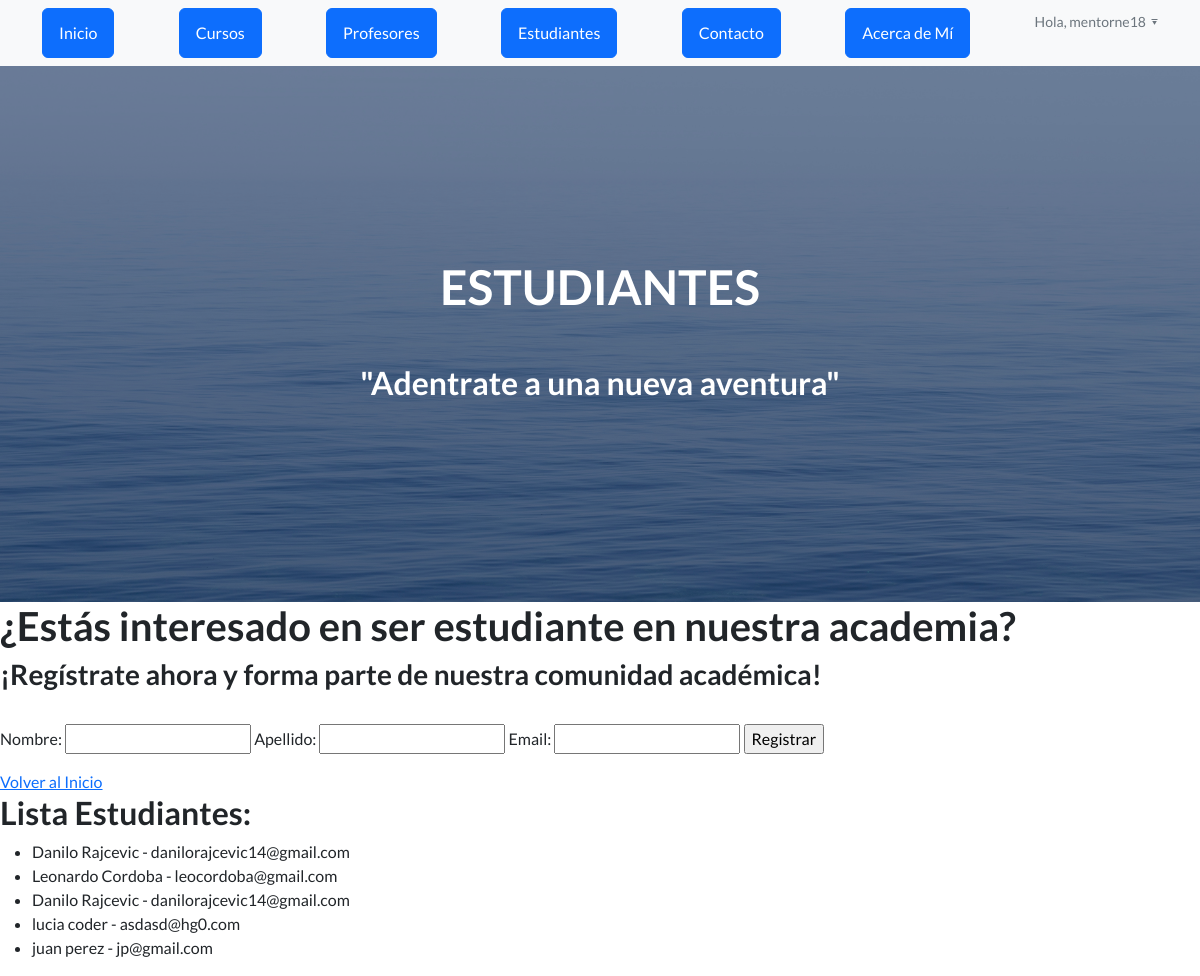
/estudiantes (signed in), run on an earlier commit of the app's database.
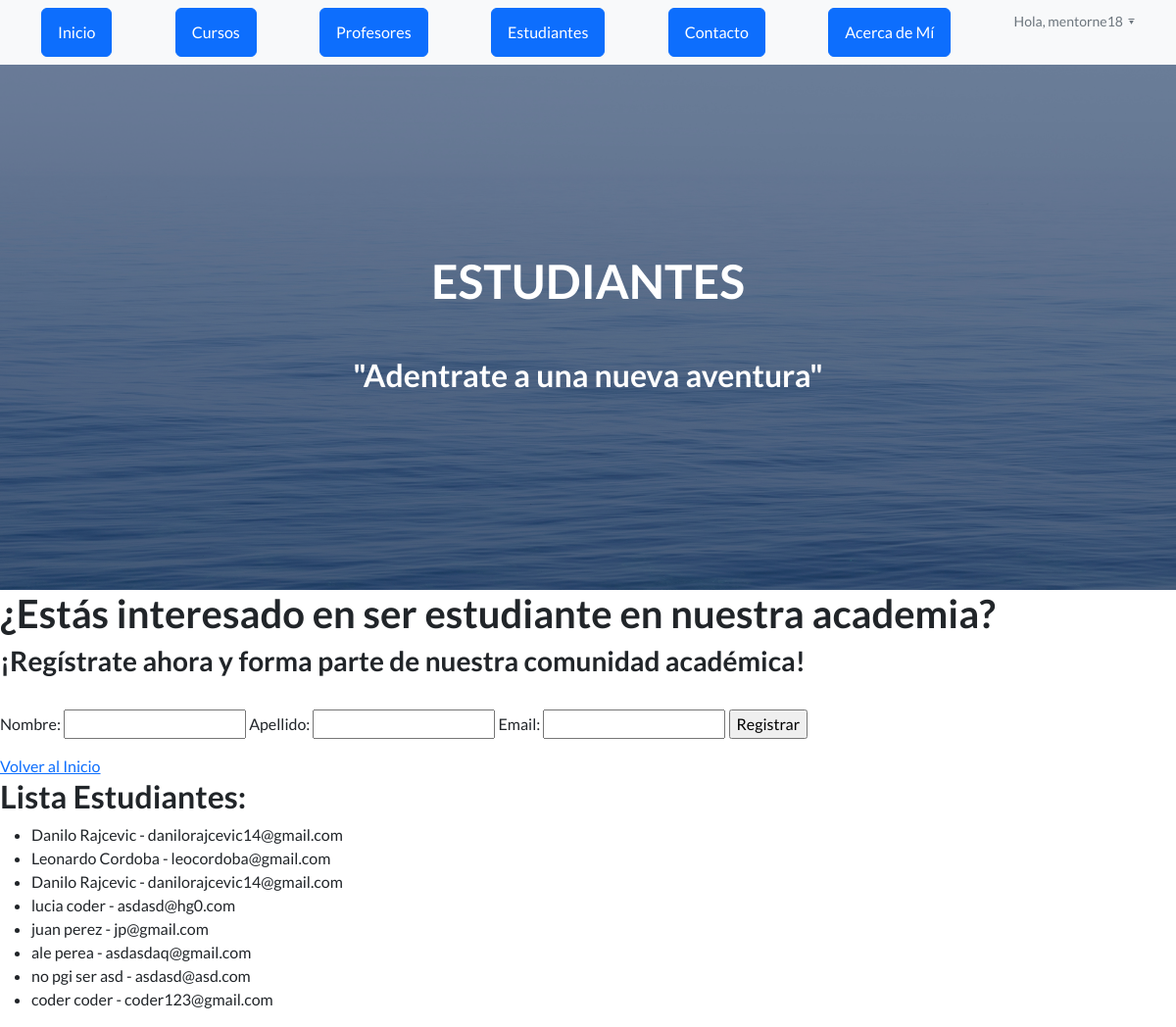
And on a later commit of the database.
### AppCoder/models.py (models this page shows)
class Estudiante(models.Model):
    nombre = models.CharField(max_length=30)
    apellido = models.CharField(max_length=30)
    email = models.EmailField()

### AppCoder/views.py (the view)
# urls.py: path("estudiantes", views.estudiantes, name="Estudiantes"),
@login_required
def estudiantes(request):
    if request.method == "POST":
            miFormulario = EstudianteFormulario(request.POST) # Aqui me llega la informacion del html
            print(miFormulario)
            if miFormulario.is_valid():
                  informacion = miFormulario.cleaned_data
                  estudiante = Estudiante (nombre=informacion["nombre"], apellido=informacion["apellido"], email=informacion["email"])
                  estudiante.save()
                  return render(request, "AppCoder/index.html")
    else:
        miFormulario = EstudianteFormulario()
    estudiantes = Estudiante.objects.all()
    return render(request, "AppCoder/estudiantes.html", {"miFormulario": miFormulario, "estudiantes": estudiantes})

### AppCoder/forms.py
class EstudianteFormulario(forms.Form):
    nombre= forms.CharField(max_length=30)
    apellido= forms.CharField(max_length=30)
    email= forms.EmailField()

### AppCoder/templates/AppCoder/estudiantes.html (shortened to what this page needs)
{% load static %}
<html lang="en">
    <head>
        <link href="https://cdn.jsdelivr.net/npm/bootstrap-icons@1.5.0/font/bootstrap-icons.css" rel="stylesheet" type="text/css" />
        <link href="{% static 'AppCoder/css/styles.css' %}" rel="stylesheet" />
    </head>
    <body>
        <nav class="navbar navbar-light bg-light static-top">
            <div class="container">
                <a class="btn btn-primary" href="{% url 'Inicio' %}">Inicio</a>
                <a class="btn btn-primary" href="{% url 'List' %}">Cursos</a>
                <a class="btn btn-primary" href="{% url 'Profesores' %}">Profesores</a>
                <a class="btn btn-primary" href="{% url 'Estudiantes' %}">Estudiantes</a>
                <a class="btn btn-primary" href="{% url 'mensajes' %}">Contacto</a>
                <a class="btn btn-primary" href="{% url 'AcercaDeMi' %}">Acerca de Mí</a>
                <div class="dropdown">
                    {% if request.user.is_authenticated %}
                        <p class="text-muted small mb-4 mb-1g-0 dropdown-toggle" data-toggle="dropdown">Hola, {{ user.username }}</p>
                    {% endif %}
                </div>
            </div>
        </nav>
        <header class="masthead">
            <div class="container position-relative">
                <div class="row justify-content-center">
                    <div class="col-xl-6">
                        <div class="text-center text-white">
                            <h1 class="mb-5">ESTUDIANTES</h1>
                            <h2>"Adentrate a una nueva aventura"</h2>
                        </div>
                    </div>
                </div>
            </div>
        </header>
        <head>
        </head>
        <body>
            <h1>¿Estás interesado en ser estudiante en nuestra academia?</h1>
            <h3>¡Regístrate ahora y forma parte de nuestra comunidad académica!</h3>
            <br>
            <form method="post">
                {{ miFormulario.nombre.label_tag }} {{ miFormulario.nombre }}
                {{ miFormulario.apellido.label_tag }} {{ miFormulario.apellido }}
                {{ miFormulario.email.label_tag }} {{ miFormulario.email }}
                <input type="submit" value="Registrar">
            </form>
            <a href="{% url 'Inicio' %}">Volver al Inicio</a>
        </body>
{% if user.is_superuser %}
<h2>Lista Estudiantes:</h2>
<ul>
    {% for estudiante in estudiantes %}
        <li>{{ estudiante.nombre }} {{ estudiante.apellido }} - {{ estudiante.email }}</li>
    {% endfor %}
</ul>
{% endif %}
    </body>
</html>

What changed in the data, as far as the page shows it:
added Estudiante: nombre "ale", apellido "perea", email "asdasdaq@gmail.com"
added Estudiante: nombre "no pgi ser", apellido "asd", email "asdasd@asd.com"
added Estudiante: nombre "coder", apellido "coder", email "coder123@gmail.com"
